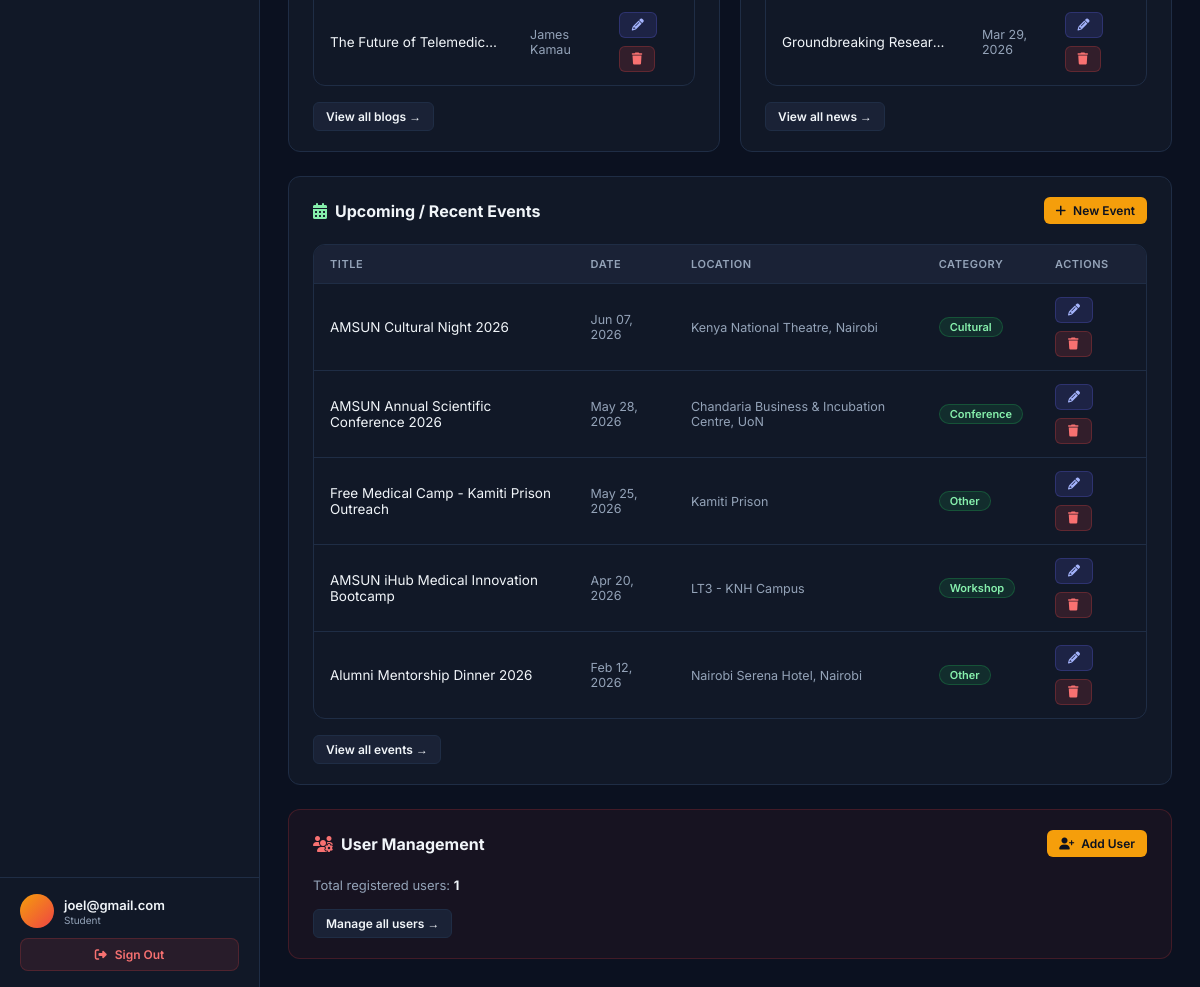
The page /editorial/ (signed in, lower part) on the database as committed earlier.
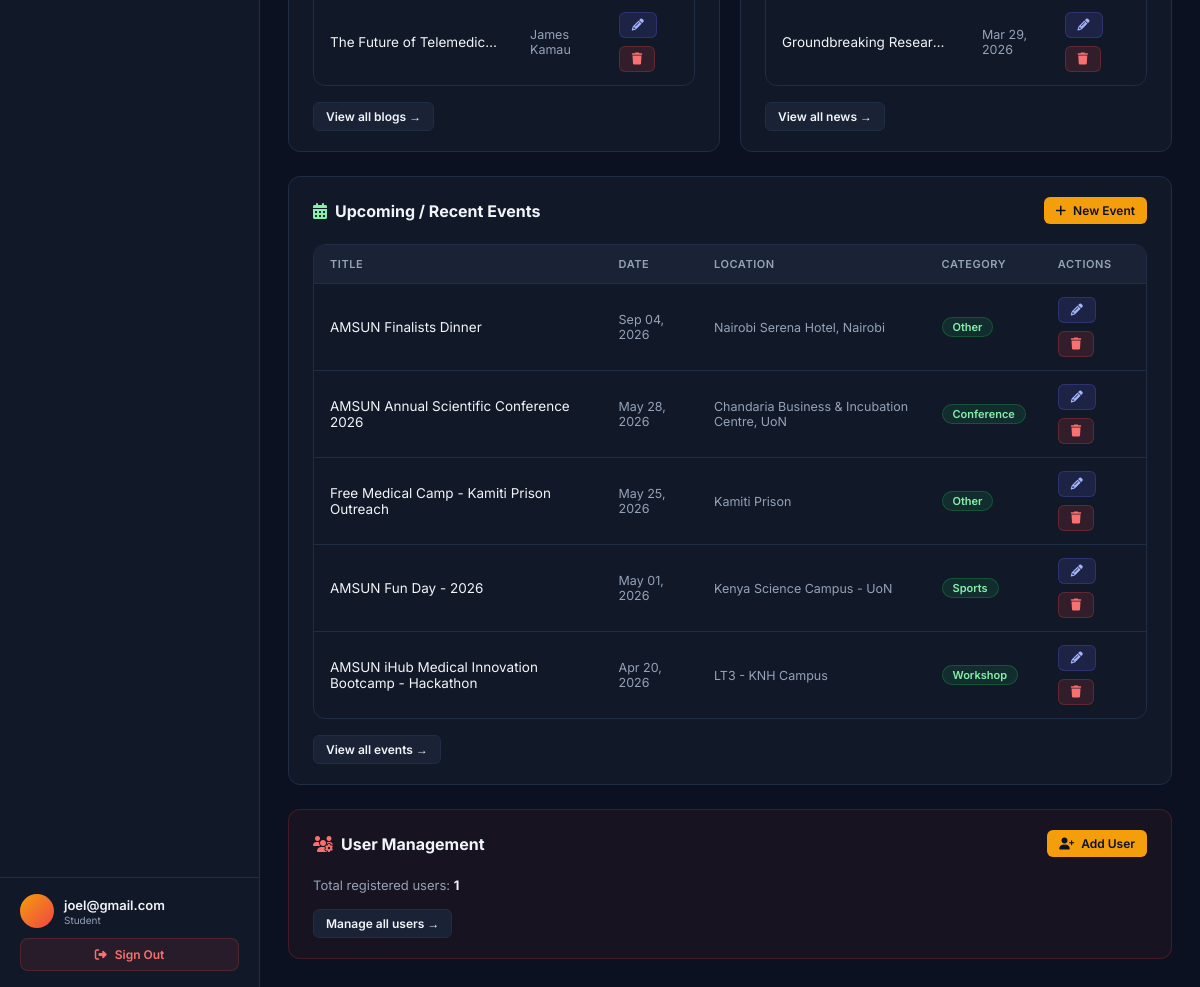
The same page on the database as committed later.
### core/models.py (models this page shows, shortened)
class Blog(models.Model):
    CATEGORY_CHOICES = [
        ('research', 'Research'),
        ('healthTech', 'Health Tech'),
        ('education', 'Education'),
        ('lifestyle', 'Lifestyle'),
        ('travel', 'Travel'),
        ('science', 'Science'),
        ('finance', 'Finance'),
        ('other', 'Other'),
    ]
    title = models.CharField(max_length=200)
    body = models.TextField()
    author = models.CharField(max_length=100)
    created_at = models.DateTimeField(auto_now_add=True)
    image = models.ImageField(default='default.jpg', upload_to='blog_pics/', blank=True, null=True)
    category = models.CharField(max_length=100, choices=CATEGORY_CHOICES, blank=True, null=True)

class News(models.Model):
    CATEGORY_CHOICES = [
        ('announcement', 'Announcement'),
        ('achievement', 'Achievement'),
        ('academic', 'Academic'),
        ('research', 'Research'),
        ('partnership', 'Partnership'),
        ('innovation', 'Innovation'),
        ('sports', 'Sports'),
        ('other', 'Other'),
    ]
    headline = models.CharField(max_length=200)
    content = models.TextField()
    published_date = models.DateField()
    author = models.CharField(max_length=100)
    image = models.ImageField(default='default.jpg', upload_to='news_pics/', blank=True, null=True)
    category = models.CharField(max_length=100, choices=CATEGORY_CHOICES, blank=True, null=True)

class Events(models.Model):
    CATEGORY_CHOICES = [
        ('sports', 'Sports'),
        ('cultural', 'Cultural'),
        ('workshop', 'Workshop'),
        ('conference', 'Conference'),
        ('other', 'Other'),
    ]
    title = models.CharField(max_length=200)
    description = models.TextField()
    date = models.DateField()
    time = models.TimeField()
    location = models.CharField(max_length=200)
    image = models.ImageField(default='default.jpg', upload_to='events_pics/', blank=True, null=True)
    host = models.CharField(max_length=100, blank=True, null=True)
    category = models.CharField(max_length=100, choices=CATEGORY_CHOICES, blank=True, null=True)

### editorial/views.py (the view)
# urls.py: path('', views.dashboard, name='dashboard'),
@editorial_login_required
def dashboard(request):
    is_admin = (
        request.user.role == 'admin'
        or request.user.is_staff
        or request.user.is_superuser
    )
    stats = {
        'blogs':    Blog.objects.count(),
        'news':     News.objects.count(),
        'events':   Events.objects.count(),
        'research': Research.objects.count(),
        'gazettes': Gazette.objects.count(),
    }
    recent_blogs  = Blog.objects.order_by('-created_at')[:5]
    recent_news   = News.objects.order_by('-published_date')[:5]
    recent_events = Events.objects.order_by('-date')[:5]
    users_count = User.objects.count() if is_admin else None
    return render(request, 'editorial/dashboard.html', {
        'stats': stats,
        'recent_blogs':  recent_blogs,
        'recent_news':   recent_news,
        'recent_events': recent_events,
        'users_count':   users_count,
        'is_admin':      is_admin,
    })

### editorial/templates/editorial/dashboard.html (shortened to what the changed rows need)
{% extends 'editorial/base.html' %}
{% block content %}
<div class="grid-2" style="gap:20px;">
  <div class="card">
    {% if recent_blogs %}
    <div class="tbl-wrap">
      <table>
        <tbody>
          {% for blog in recent_blogs %}
          <tr>
            <td style="max-width:200px;overflow:hidden;text-overflow:ellipsis;white-space:nowrap;">{{ blog.title }}</td>
            <td class="td-muted">{{ blog.author }}</td>
            <td>
              <div class="actions-cell">
                <a href="{% url 'editorial:blog-edit' blog.pk %}" class="btn btn-edit btn-sm"><i class="fas fa-pencil-alt"></i></a>
                <a href="{% url 'editorial:blog-delete' blog.pk %}" class="btn btn-danger btn-sm"><i class="fas fa-trash"></i></a>
              </div>
            </td>
          </tr>
          {% endfor %}
        </tbody>
      </table>
    </div>
    {% else %}
    <p class="text-muted" style="font-size:13px;">No blog posts yet. <a href="{% url 'editorial:blog-create' %}" style="color:#f59e0b;">Create one.</a></p>
    {% endif %}
  </div>
  <div class="card">
    {% if recent_news %}
    <div class="tbl-wrap">
      <table>
        <tbody>
          {% for item in recent_news %}
          <tr>
            <td style="max-width:200px;overflow:hidden;text-overflow:ellipsis;white-space:nowrap;">{{ item.headline }}</td>
            <td class="td-muted">{{ item.published_date|date:"M d, Y" }}</td>
            <td>
              <div class="actions-cell">
                <a href="{% url 'editorial:news-edit' item.pk %}" class="btn btn-edit btn-sm"><i class="fas fa-pencil-alt"></i></a>
                <a href="{% url 'editorial:news-delete' item.pk %}" class="btn btn-danger btn-sm"><i class="fas fa-trash"></i></a>
              </div>
            </td>
          </tr>
          {% endfor %}
        </tbody>
      </table>
    </div>
    {% else %}
    <p class="text-muted" style="font-size:13px;">No news articles yet. <a href="{% url 'editorial:news-create' %}" style="color:#f59e0b;">Create one.</a></p>
    {% endif %}
  </div>
</div>
<div class="card mt-6">
  {% if recent_events %}
  <div class="tbl-wrap">
    <table>
      <thead>
        <tr><th>Title</th><th>Date</th><th>Location</th><th>Category</th><th>Actions</th></tr>
      </thead>
      <tbody>
        {% for event in recent_events %}
        <tr>
          <td>{{ event.title }}</td>
          <td class="td-muted">{{ event.date|date:"M d, Y" }}</td>
          <td class="td-muted">{{ event.location }}</td>
          <td><span class="badge badge-green">{{ event.get_category_display }}</span></td>
          <td>
            <div class="actions-cell">
              <a href="{% url 'editorial:event-edit' event.pk %}" class="btn btn-edit btn-sm"><i class="fas fa-pencil-alt"></i></a>
              <a href="{% url 'editorial:event-delete' event.pk %}" class="btn btn-danger btn-sm"><i class="fas fa-trash"></i></a>
            </div>
          </td>
        </tr>
        {% endfor %}
      </tbody>
    </table>
  </div>
  {% else %}
  <p class="text-muted" style="font-size:13px;">No events yet. <a href="{% url 'editorial:event-create' %}" style="color:#f59e0b;">Create one.</a></p>
  {% endif %}
</div>
{% endblock %}

Rows that differ between the two databases and show on the page:
changed Events "Nairobi Serena Hotel, Nairobi": title "Alumni Mentorship Dinner 2026" → "AMSUN Finalists Dinner"; date "Feb 12, 2026" → "Sep 04, 2026"; moves up the list
changed Events: title "AMSUN Cultural Night 2026" → "AMSUN Fun Day - 2026"; date "Jun 07, 2026" → "May 01, 2026"; location "Kenya National Theatre, Nairobi" → "Kenya Science Campus - UoN"; category "Cultural" → "Sports"; moves down the list
changed Events "LT3 - KNH Campus": title "AMSUN iHub Medical Innovation Bootcamp" → "AMSUN iHub Medical Innovation Bootcamp - Hackathon"
